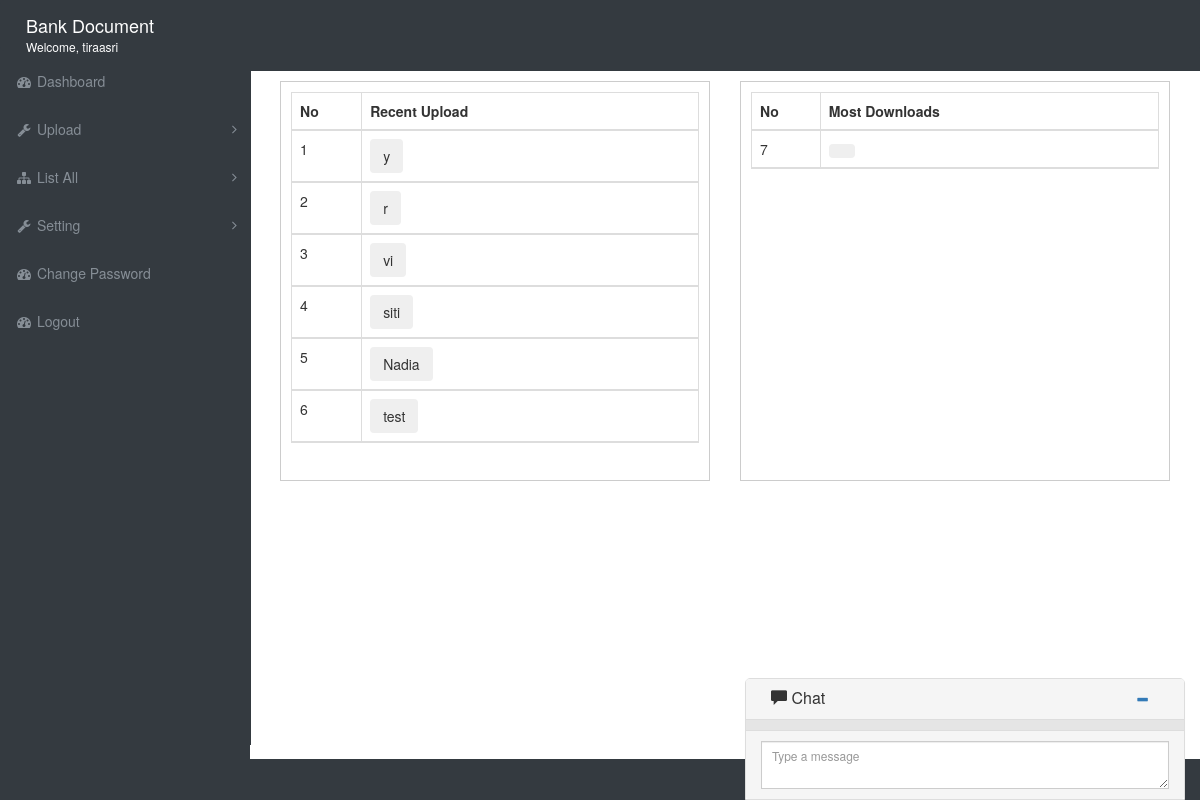
/dashboard.php (signed in), run on the app's committed database.
### tables this page shows
CREATE TABLE `cv` (
  `id` int(11) NOT NULL,
  `tgl` date NOT NULL,
  `nama` varchar(50) NOT NULL,
  `skill` varchar(30) NOT NULL,
  `file_ext` varchar(15) NOT NULL,
  `file_size` varchar(10) NOT NULL,
  `lokasi` varchar(20) NOT NULL,
  `count` int(10) NOT NULL
);

### dashboard.php (the view, shortened to what this page needs)
<?php
if(empty($_SESSION['login_user']) AND empty($_SESSION['password'])){
    header('location:index.php');
} else {
    ?>
<!DOCTYPE html>
<html lang="en">
<head>
  <link href="vendor/bootstrap/css/bootstrap.min.css" rel="stylesheet">
    <link href="//netdna.bootstrapcdn.com/bootstrap/3.1.0/css/bootstrap.min.css" rel="stylesheet" id="bootstrap-css">
  <link href="vendor/font-awesome/css/font-awesome.min.css" rel="stylesheet" type="text/css">
  <link href="vendor/datatables/dataTables.bootstrap4.css" rel="stylesheet">
  <link href="css/sb-admin.css" rel="stylesheet">
</head>
<body class="fixed-nav sticky-footer bg-dark" id="page-top">
<?php include 'template/query_get.php';
    include "template/sidebar.php";
   ?>
    <div class="content-wrapper">
    <div class="container-fluid">
      <div class="card mb-3" style="border:0px;">
          <div class="row" style="margin:0;">
         <div class="col-md-6">
                  <div class="col-md-12" style="height:400px; overflow:scroll;border:1px solid #ccc; padding:10px;">
<table class="table table-bordered" width="100%" cellspacing="0">
      <thead>
                <tr>
                            <th width="2%" >No</th>
                            <th width="15%">Recent Upload</th>
                        </tr>
                    </thead>
                    <tbody>
                            <thead>
                  <?php
    $readz=  mysqli_query($connect,"select * from cv order by id DESC" );
    $no=1;
    while($result= $readz ->fetch_array()){
        ?>
                    <tr><td>
                        <?= $no ?>
                        </td>
                        <td>
                             <button type="button" class="btn" data-toggle="modal" data-target="#myModals<?php echo $result['id'];?>"> <?= $result['nama'] ?></button>
                        </td>
                        </tr>
                                      <?php
            $no++;
    }
    ?>
                    </tbody>
                </table>
                  </div>
              </div>
               <div class="col-md-6">
                <div class="col-md-12" style="height:400px; overflow:scroll;border:1px solid #ccc; padding:10px;">
<table class="table table-bordered" width="100%" cellspacing="0">
      <thead>
                <tr>
                            <th width="2%" >No</th>
                            <th width="15%">Most Downloads</th>
                        </tr>
                    </thead>
                    <tbody>
                            <thead>
                    <tr><td>
                        <?= $no ?>
                        </td>
                        <td>
                             <button type="button" class="btn " data-toggle="modal" data-target="#myModal<?php echo $result['id'];?>"> <?= $result['nama'] ?></button>
                        </td>
                        </tr>
                                      <?php
    }
    ?>
                    </tbody>
                </table>
                  </div>
              </div>
              <div class="row chat-window col-xs-5 col-md-5" id="chat_window_1" style="margin-left:10px;">
        <div class="col-xs-12 col-md-12">
        	<div class="panel panel-default">
                <div class="panel-heading top-bar">
                    <div class="col-md-8 col-xs-8">
                        <h3 class="panel-title"><span class="glyphicon glyphicon-comment"></span> Chat</h3>
                    </div>
                    <div class="col-md-4 col-xs-4" style="text-align: right;">
                        <a href="#"><span id="minim_chat_window" class="glyphicon glyphicon-minus icon_minim"></span></a>
                    </div>
                </div>
                <div class="panel-body msg_container_base">
                </div>
                <div class="panel-footer">
                    <div class="input-group">
                         <form class="" id="msgform" action="index.php" method="post">
                        <textarea name="message"  placeholder="Type a message"  class="form-control input-sm chat_input textarea"></textarea>
                        </form>
                    </div>
                </div>
    		</div>
        </div>
    </div>
          </div>
 </div></div></div>
</body>
</html>

### css/sb-admin.css (style rules this page uses)
html { position: relative; min-height: 100%; }
body { overflow-x: hidden; }
body.sticky-footer { margin-bottom: 56px; }
body.sticky-footer .content-wrapper { min-height: calc(100vh - 56px - 56px); }
body.fixed-nav { padding-top: 56px; }
.content-wrapper { min-height: calc(100vh - 56px); padding-top: 1rem; }
.content-wrapper { overflow-x: hidden; background: white; }
@media (min-width: 992px) { .content-wrapper { margin-left: 250px; } }

### dashboard.php (style rules this page uses)
.panel { margin-bottom: 0px; }
.chat-window { bottom: 0; position: fixed; float: right; margin-left: 10px; right: 0; }
.chat-window > div > .panel { border-radius: 5px 5px 0 0; }
.icon_minim { padding:2px 10px; }
.msg_container_base { background: #e5e5e5; margin: 0; padding: 0 10px 10px; max-height:300px; overflow-x:hidden; }
.top-bar { background: #666; color: white; padding: 10px; position: relative; overflow: hidden; }
body.fixed-nav { padding-top:0px !important; }
body.sticky-footer { margin-bottom: 0px !important; }

### data on the page
cv: nama "y"
cv: nama "r"
cv: nama "vi"
cv: nama "siti"
cv: nama "Nadia"
cv: nama "test"

### other printed values
$_SESSION['login_user'] "tiraasri"
$no "7"
